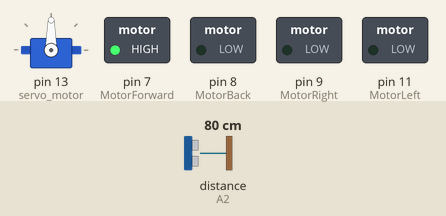
This sketch was run on a simulated Arduino Uno, built with avr-gcc and run on an emulated ATmega328P. Shown: servo, switched loads named in the sketch (green lamp = pin HIGH). The inputs (shaded band) are chosen by the test bench; at power-on: distance to the obstacle (sensor on A2) 80 cm. The echo pulse lasts 58.3 µs per cm.

Above: at 3.9 s.
4.0 s: distance to the obstacle (sensor on A2) set to 23 cm
5.5 s: distance to the obstacle (sensor on A2) set to 18 cm
At 7.1 s:
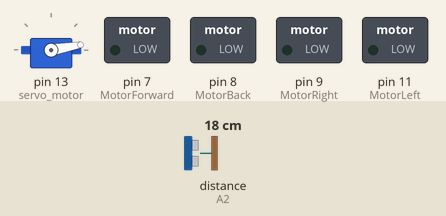
11.5 s: distance to the obstacle (sensor on A2) set to 35 cm
At 12.5 s:
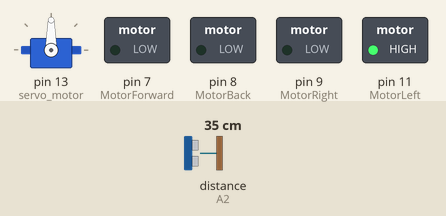
14.1 s: distance to the obstacle (sensor on A2) set to 2 cm
At 16.7 s:
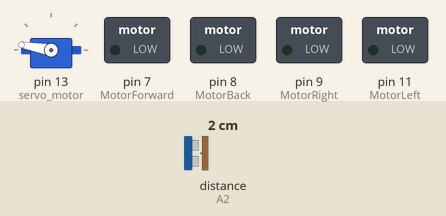
Timing chart, 0 to 18.1 s (numbered marks = the images above; inputs shaded):
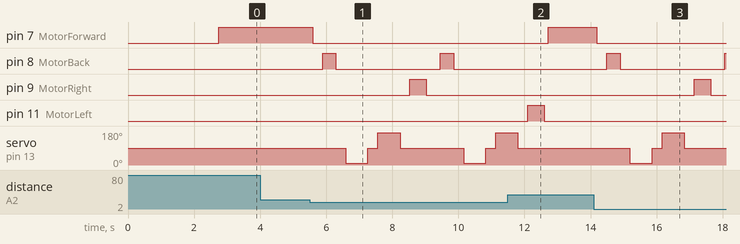

The sketch:

ultrasonic.ino.ino
```cpp
#include <Servo.h>          //Servo motor library. This is standard library
#include <NewPing.h>        //Ultrasonic sensor function library. You must install this library

const int MotorForward = 7;
const int MotorBack = 8;
const int MotorRight = 9;
const int MotorLeft = 11;
#define maximum_distance 200
#define trig_pin A1 //analog input 1
#define echo_pin A2 //analog input 2


boolean MoveForward = false;
int distance = 100;

NewPing sonar(trig_pin, echo_pin, maximum_distance); //sensor function
Servo servo_motor; //our servo name


void setup(){

  pinMode(MotorForward, OUTPUT);
  pinMode(MotorRight, OUTPUT);
  pinMode(MotorBack, OUTPUT);
  pinMode(MotorLeft, OUTPUT);

  servo_motor.attach(13); //our servo pin

  servo_motor.write(90);
  delay(2000);
  distance = readPing();
  delay(100);
  distance = readPing();
  delay(100);
  distance = readPing();
  delay(100);
  distance = readPing();
  delay(100);
}

void loop(){

  int RightDistance = 0;
  int LeftDistance = 0;
  delay(50);

  if (distance <= 20){
    Stop();
    delay(300);
    Backward();
    delay(400);
    Stop();
    delay(300);
    RightDistance = CheckRight();
    delay(300);
    LeftDistance = CheckLeft();
    delay(300);

    if (distance >= LeftDistance){
      Right();
      Stop();
    }
    else{
      Left();
      Stop();
    }
  }
  else{
    Forward();
  }
    distance = readPing();
}

int CheckRight(){
  servo_motor.write(10);
  delay(500);
  int distance = readPing();
  delay(100);
  servo_motor.write(90);
  return distance;
}

int CheckLeft(){
  servo_motor.write(170);
  delay(500);
  int distance = readPing();
  delay(100);
  servo_motor.write(90);
  return distance;
  delay(100);
}

int readPing(){
  delay(70);
  int cm = sonar.ping_cm();
  if (cm == 0){
    cm = 250;
  }
  return cm;
}

void Stop(){

  digitalWrite(MotorForward, LOW);
  digitalWrite(MotorBack, LOW);
  digitalWrite(MotorLeft, LOW);
  digitalWrite(MotorRight, LOW);
}

void Forward(){

  if(!MoveForward){

    MoveForward = true;
    digitalWrite(MotorBack, LOW);
    digitalWrite(MotorForward, HIGH);
  }
}

void Backward(){

  MoveForward = false;
  digitalWrite(MotorForward, LOW);
  digitalWrite(MotorBack, HIGH);

}

void Right(){

  digitalWrite(MotorLeft, LOW);
  digitalWrite(MotorRight, HIGH);
  delay(500);
  digitalWrite(MotorLeft, LOW);
  digitalWrite(MotorRight, HIGH);
}

void Left(){

  digitalWrite(MotorLeft, HIGH);
  digitalWrite(MotorRight, LOW);
  delay(500);
  digitalWrite(MotorLeft, HIGH);
  digitalWrite(MotorRight, LOW);
}
```

Measured:
- the behaviour switches between 21 and 20 cm on distance to the obstacle (sensor on A2) (found by bisection; images 0 and 1)
- after the input at 4.0 s, every drawn part: stays the same
- after the input at 5.5 s, pin 7 (MotorForward): HIGH → LOW after 0.09 s; pin 8 (MotorBack): alternates HIGH for 0.40 s and LOW for 3.2 s, starting after 0.39 s
- after the input at 11.5 s, pin 7 (MotorForward): LOW → HIGH after 1.2 s; pin 8 (MotorBack): stays LOW (without the input it goes to HIGH after 1.5 s)
- after the input at 14.1 s, pin 7 (MotorForward): HIGH → LOW after 0.09 s; pin 8 (MotorBack): LOW → HIGH after 0.39 s, → LOW 0.40 s later, → HIGH 3.2 s later; pin 9 (MotorRight): LOW → HIGH after 3.0 s, → LOW 0.50 s later; servo on pin 13 (servo_motor): 90° → 10° after 1.1 s, → 90° 0.67 s later, → 170° 0.30 s later, → 90° 0.67 s later
